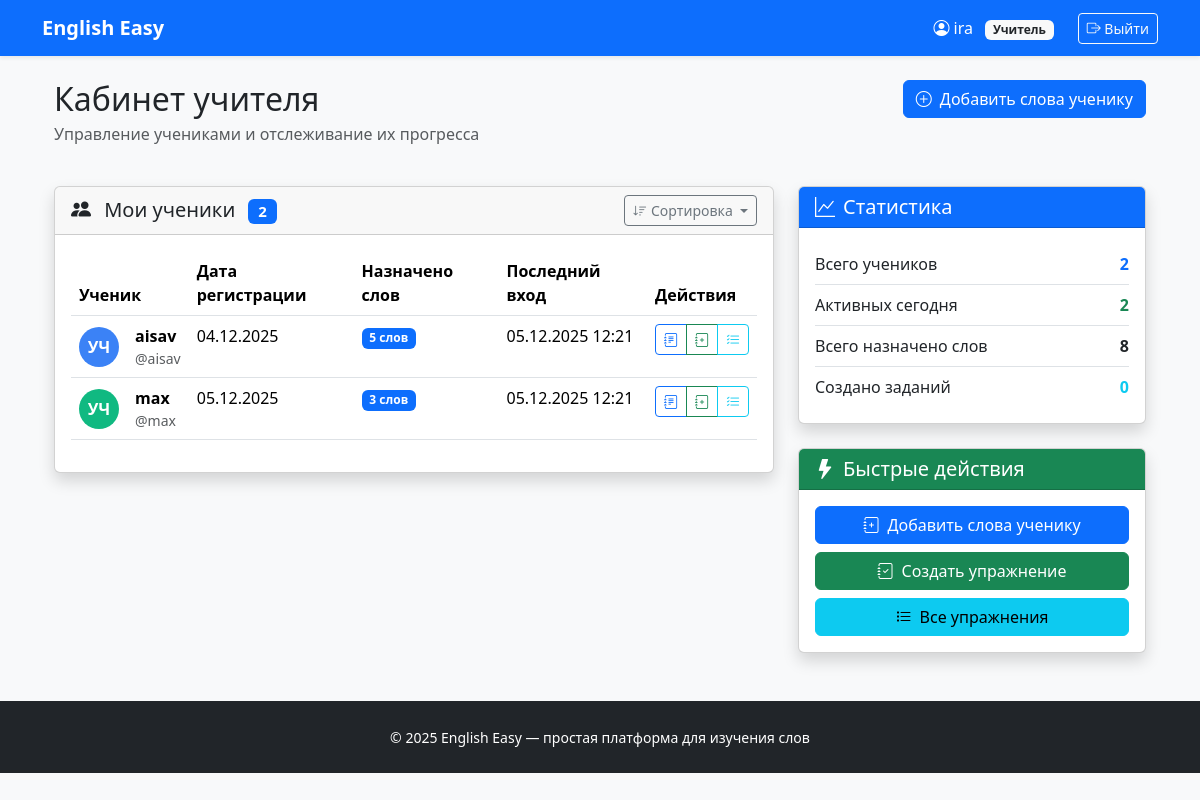
The page /dashboard/teacher/ (signed in) on the database as committed earlier.
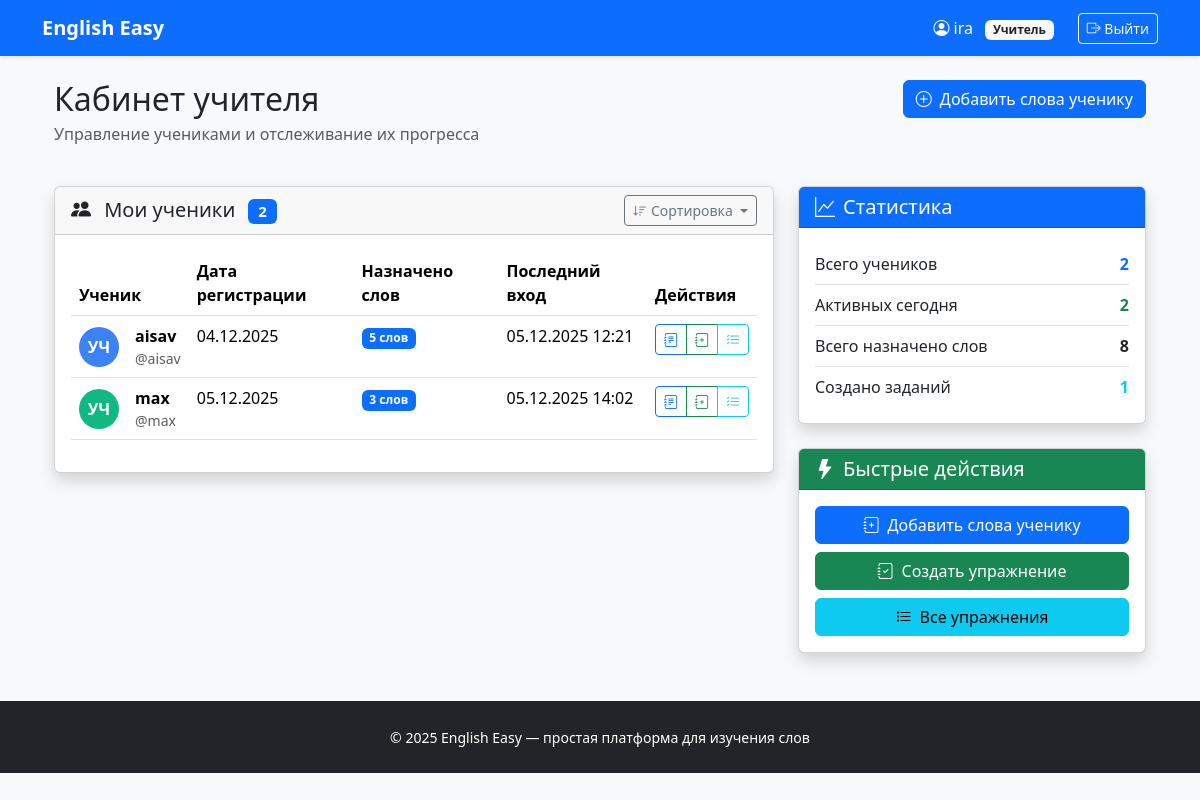
The same page on the database as committed later.
### users/models.py (models this page shows, shortened)
class User(AbstractUser):
    ROLE_CHOICES = (
        ('teacher', 'Учитель'),
        ('student', 'Ученик'),
    )
    role = models.CharField(max_length=10, choices=ROLE_CHOICES, default='student')
    def is_teacher(self):
        return self.role == 'teacher'
    def is_student(self):
        return self.role == 'student'

### dashboard/views.py (the view)
# urls.py: path('teacher/', views.teacher_dashboard, name='teacher'),
@login_required
def teacher_dashboard(request):
    if not request.user.is_teacher():
        return redirect('dashboard:home')
    students = User.objects.filter(role='student')
    total_words = 0
    active_today_count = 0
    today = date.today()
    for student in students:
        total_words += student.assigned_words.count()
        if student.last_login and student.last_login.date() == today:
            active_today_count += 1
    context = {
        'students': students,
        'total_words': total_words,
        'active_today_count': active_today_count,
        'today': today,
    }
    return render(request, 'dashboard/teacher.html', context)

### dashboard/templates/dashboard/teacher.html (shortened to what the changed rows need)
{% extends 'base.html' %}
{% block content %}
<div class="container-fluid mt-4">
    <div class="row mb-4">
        <div class="col">
            <h1 class="h2 mb-1">Кабинет учителя</h1>
        </div>
    </div>
    {% if students %}
    <div class="row">
        <div class="col-md-8">
            <div class="card shadow">
                <div class="card-header d-flex justify-content-between align-items-center">
                    <h5 class="mb-0">
                        <i class="bi bi-people-fill me-2"></i>
                        Мои ученики
                        <span class="badge bg-primary ms-2">{{ students.count }}</span>
                    </h5>
                    <div class="dropdown">
                        <button class="btn btn-sm btn-outline-secondary dropdown-toggle" type="button"
                                data-bs-toggle="dropdown">
                            <i class="bi bi-sort-down me-1"></i>Сортировка
                        </button>
                    </div>
                </div>
                <div class="card-body">
                    <div class="table-responsive">
                        <table class="table table-hover" id="studentsTable">
                            <thead>
                                <tr>
                                    <th>Ученик</th>
                                    <th>Дата регистрации</th>
                                    <th>Назначено слов</th>
                                    <th>Последний вход</th>
                                    <th>Действия</th>
                                </tr>
                            </thead>
                            <tbody>
                                {% for student in students %}
                                <tr>
                                    <td>
                                        <div class="d-flex align-items-center">
                                            <div class="avatar-circle me-3" style="background-color: {% cycle '#3B82F6' '#10B981' '#F59E0B' '#EF4444' '#8B5CF6' %}; width: 40px; height: 40px;">
                                                <span class="avatar-text" style="font-size: 1rem;">
                                                    {{ student.first_name|first|default:"У" }}{{ student.last_name|first|default:"Ч" }}
                                                </span>
                                            </div>
                                            <div>
                                                <strong>{{ student.get_full_name|default:student.username }}</strong>
                                                <div class="text-muted small">@{{ student.username }}</div>
                                            </div>
                                        </div>
                                    </td>
                                    <td>{{ student.date_joined|date:"d.m.Y" }}</td>
                                    <td>
                                        <span class="badge bg-primary">
                                            {{ student.assigned_words.count }} слов
                                        </span>
                                    </td>
                                    <td>
                                        {% if student.last_login %}
                                            {{ student.last_login|date:"d.m.Y H:i" }}
                                        {% else %}
                                            <span class="text-muted">Еще не входил</span>
                                        {% endif %}
                                    </td>
                                    <td>
                                        <div class="btn-group btn-group-sm">
                                            <a href="{% url 'vocabulary:teacher_panel' student.id %}"
                                               class="btn btn-outline-primary" title="Управление словами">
                                                <i class="bi bi-journal-text"></i>
                                            </a>
                                            <a href="{% url 'exercises:create_exercise_for_student' student.id %}"
                                               class="btn btn-outline-success" title="Создать задание">
                                                <i class="bi bi-journal-plus"></i>
                                            </a>
                                            <a href="{% url 'exercises:teacher_exercises_for_student' student.id %}"
                                               class="btn btn-outline-info" title="Просмотр заданий">
                                                <i class="bi bi-list-check"></i>
                                            </a>
                                        </div>
                                    </td>
                                </tr>
                                {% endfor %}
                            </tbody>
                        </table>
                    </div>
                </div>
            </div>
        </div>
        <div class="col-md-4">
            <div class="card shadow mb-4">
                <div class="card-header bg-primary text-white">
                    <h5 class="mb-0">
                        <i class="bi bi-graph-up me-2"></i>Статистика
                    </h5>
                </div>
                <div class="card-body">
                    <div class="list-group list-group-flush">
                        <div class="list-group-item d-flex justify-content-between align-items-center px-0">
                            <span>Всего учеников</span>
                            <strong class="text-primary">{{ students.count }}</strong>
                        </div>
                        <div class="list-group-item d-flex justify-content-between align-items-center px-0">
                            <span>Активных сегодня</span>
                            <strong class="text-success">{{ active_today_count }}</strong>
                        </div>
                        <div class="list-group-item d-flex justify-content-between align-items-center px-0">
                            <span>Всего назначено слов</span>
                            <strong>{{ total_words }}</strong>
                        </div>
                        <div class="list-group-item d-flex justify-content-between align-items-center px-0">
                            <span>Создано заданий</span>
                            <strong class="text-info">
                                {{ request.user.created_exercises.count }}
                            </strong>
                        </div>
                    </div>
                </div>
            </div>
            <div class="card shadow">
                <div class="card-header bg-success text-white">
                    <h5 class="mb-0">
                        <i class="bi bi-lightning-fill me-2"></i>Быстрые действия
                    </h5>
                </div>
                <div class="card-body">
                    <div class="d-grid gap-2">
                        <a href="{% url 'vocabulary:select_student' %}" class="btn btn-primary">
                            <i class="bi bi-journal-plus me-2"></i>Добавить слова ученику
                        </a>
                        <a href="{% url 'exercises:create_exercise' %}" class="btn btn-success">
                            <i class="bi bi-journal-check me-2"></i>Создать упражнение
                        </a>
                        <a href="{% url 'exercises:teacher_exercises' %}" class="btn btn-info">
                            <i class="bi bi-list-task me-2"></i>Все упражнения
                        </a>
                    </div>
                </div>
            </div>
        </div>
    </div>
    {% endif %}
</div>
{% endblock %}

### templates/base.html (shortened to what this page needs)
<!DOCTYPE html>
<html lang="ru">
<head>
    <link href="https://cdn.jsdelivr.net/npm/bootstrap@5.3.3/dist/css/bootstrap.min.css" rel="stylesheet">
    <link href="https://cdn.jsdelivr.net/npm/bootstrap-icons@1.11.0/font/bootstrap-icons.css" rel="stylesheet">
</head>
<body>
    <nav class="navbar navbar-expand-lg navbar-dark bg-primary shadow-sm">
        <div class="container">
            <a class="navbar-brand" href="{% url 'dashboard:home' %}">English Easy</a>
            <div class="navbar-nav ms-auto align-items-center">
                {% if user.is_authenticated %}
                    <span class="text-white me-4">
                        <i class="bi bi-person-circle"></i>
                        {{ user.get_full_name|default:user.username }}
                        {% if user.is_teacher %}<small class="badge bg-light text-dark ms-2">Учитель</small>{% endif %}
                    </span>
                    <form method="post" action="{% url 'users:logout' %}" class="d-inline">
                        <button type="submit" class="btn btn-outline-light btn-sm">
                            <i class="bi bi-box-arrow-right"></i> Выйти
                        </button>
                    </form>
                {% else %}
                    <a class="btn btn-outline-light btn-sm" href="{% url 'users:login' %}">
                        <i class="bi bi-box-arrow-in-right"></i> Войти
                    </a>
                {% endif %}
            </div>
        </div>
    </nav>
    <main class="container mt-4 mb-5">
        {% block content %}
        {% endblock %}
    </main>
    <footer class="bg-dark text-white py-4 mt-auto">
        <div class="container text-center">
            <small>© 2025 English Easy — простая платформа для изучения слов</small>
        </div>
    </footer>
</body>
</html>

Rows that differ between the two databases and show on the page:
changed User "ira": user.created_exercises.count "0" → "1"
changed User "max": last_login "05.12.2025 12:21" → "05.12.2025 14:02"
